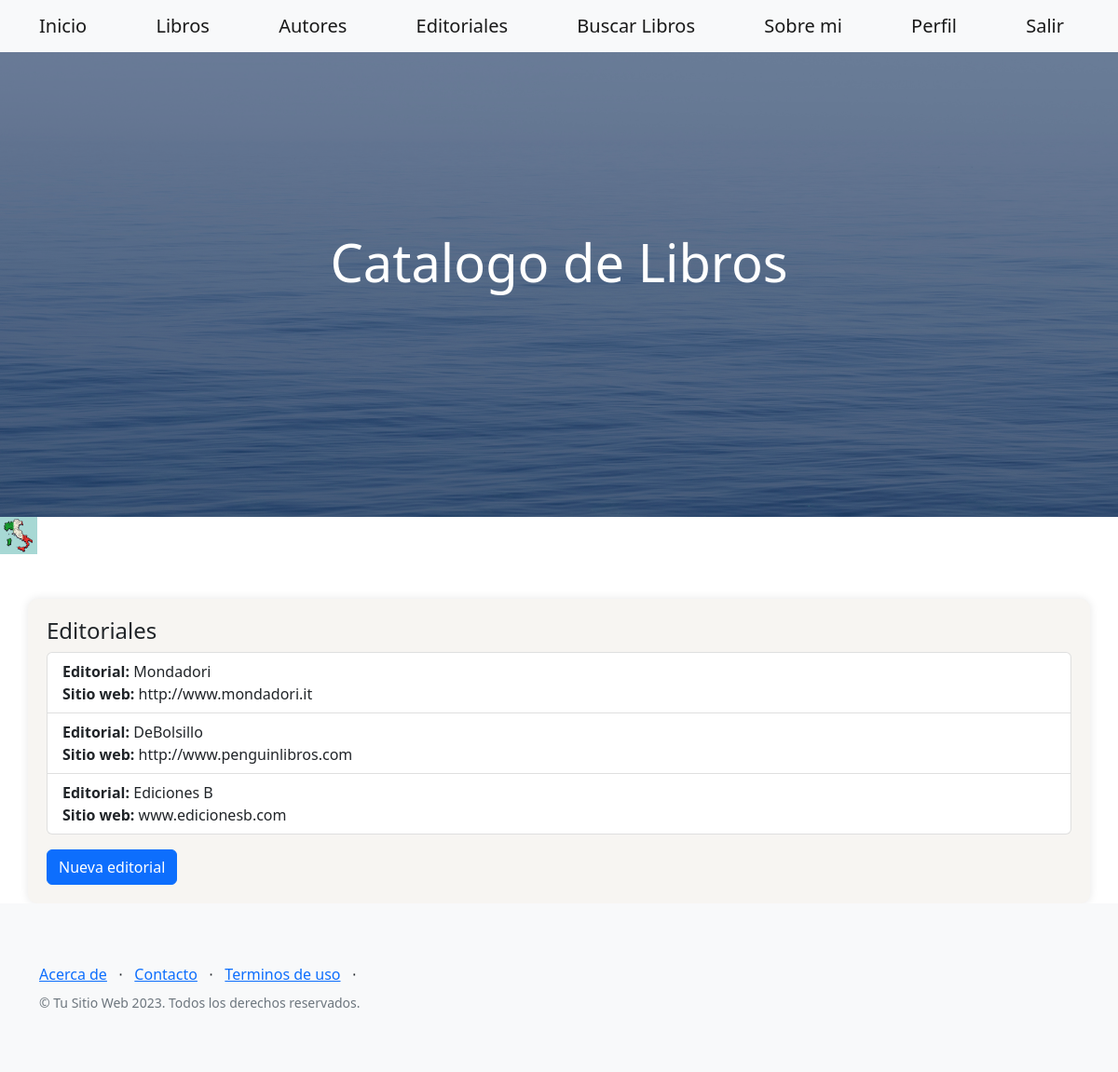
Screenshot of /AppLibros/editoriales/ (signed in) with the database file from the repository.
### AppLibros/models.py (models this page shows, shortened)
class Avatar(models.Model):
    user = models.OneToOneField(User, on_delete=models.CASCADE)
    imagen = models.ImageField(upload_to='avatares', null=True, blank = True)

class Editorial(models.Model):
    nombre = models.CharField(max_length=50)
    sitio_web = models.CharField(max_length=50)

### AppLibros/views.py (the view)
# urls.py: path('AppLibros/editoriales/', views.editoriales, name='editoriales'),
def editoriales(request):
    editoriales = Editorial.objects.all()
    return render(request, 'editoriales.html', {'editoriales': editoriales})

### AppLibros/templates/editoriales.html
{% extends 'index.html' %}
{% block content %}
    <div class="container mt-5" style="background-color: #f7f5f2; padding: 20px; border-radius: 10px; box-shadow: 0 0 10px rgba(0, 0, 0, 0.1);">
        <h4>Editoriales</h4>
        <ul class="list-group">
            {% for editorial in editoriales %}
                <li class="list-group-item">
                    <strong>Editorial:</strong> {{ editorial.nombre }}<br>
                    <strong>Sitio web:</strong> {{ editorial.sitio_web }}<br>
                </li>
            {% endfor %}
        </ul>
        <a href="http://127.0.0.1:8000/AppLibros/agregar_editorial/" class="btn btn-primary mt-3">Nueva editorial</a>
    </div>
{% endblock %}

### AppLibros/templates/index.html (shortened to what this page needs)
<!DOCTYPE html>
<html lang="en">
<head>
    {% load static %}
    <link href="https://cdn.jsdelivr.net/npm/bootstrap-icons@1.5.0/font/bootstrap-icons.css" rel="stylesheet" type="text/css" />
    <link href="{% static 'css/styles.css' %}" rel="stylesheet"/>
    <link rel="stylesheet" href="https://cdn.jsdelivr.net/npm/bootstrap@5.3.0/dist/css/bootstrap.min.css">
</head>
<body>
<nav class="navbar navbar-light bg-light static-top">
    <div class="container">
        <a class="navbar-brand" href="http://127.0.0.1:8000/">Inicio</a>
        <a class="navbar-brand" href="http://127.0.0.1:8000/libros">Libros</a>
        <a class="navbar-brand" href="http://127.0.0.1:8000/AppLibros/autores/">Autores</a>
        <a class="navbar-brand" href="http://127.0.0.1:8000/AppLibros/editoriales/">Editoriales</a>
        <a class="navbar-brand" href="http://127.0.0.1:8000/AppLibros/buscar_libros/">Buscar Libros</a>
        <a class="navbar-brand" href="http://127.0.0.1:8000/acerca_de_mi/">Sobre mi</a>
           {% if user.is_authenticated %}
        <a class="navbar-brand" href="{% url 'view_profile' %}">Perfil</a>
        <a class="navbar-brand" href="http://127.0.0.1:8000/logout/">Salir</a>
    {% else %}
        <a class="navbar-brand" href="http://127.0.0.1:8000/login/">Entrar</a>
         <a class="navbar-brand" href="http://127.0.0.1:8000/registro/">Registrarse</a>
    {% endif %}
    </div>
</nav>
<header class="masthead">
    <div class="container position-relative">
        <div class="row justify-content-center">
            <div class="col-xl-6">
                <div class="text-center text-white">
                    <h2 class="display-4 font-weight-bold mb-5">Catalogo de Libros</h2>
                </div>
            </div>
        </div>
    </div>
</header>
{% if request.user.avatar %}
                    <img src="{{request.user.avatar.imagen.url}}" alt="" height="40px">
                {% endif %}
{% block content %} {% endblock %}
<footer class="footer bg-light">
    <div class="container">
        <div class="row">
            <div class="col-lg-6 h-100 text-center text-lg-start my-auto">
                <ul class="list-inline mb-2">
                    <li class="list-inline-item"><a href="#!">Acerca de</a></li>
                    <li class="list-inline-item">⋅</li>
                    <li class="list-inline-item"><a href="#!">Contacto</a></li>
                    <li class="list-inline-item">⋅</li>
                    <li class="list-inline-item"><a href="#!">Terminos de uso</a></li>
                    <li class="list-inline-item">⋅</li>
                </ul>
                <p class="text-muted small mb-4 mb-lg-0">&copy; Tu Sitio Web 2023. Todos los derechos reservados.</p>
            </div>
        </div>
    </div>
    <link rel="stylesheet" href="https://cdn.jsdelivr.net/npm/bootstrap@5.2.3/dist/css/bootstrap.min.css">
</footer>
</body>
</html>

### AppLibros/templates/index.html (style rules this page uses)
.navbar-brand, .navbar-nav .nav-link { color: #7e7363; }

### rows the page displays
Editorial: nombre "Mondadori", sitio_web "http://www.mondadori.it"
Editorial: nombre "DeBolsillo", sitio_web "http://www.penguinlibros.com"
Editorial: nombre "Ediciones B", sitio_web "www.edicionesb.com"
